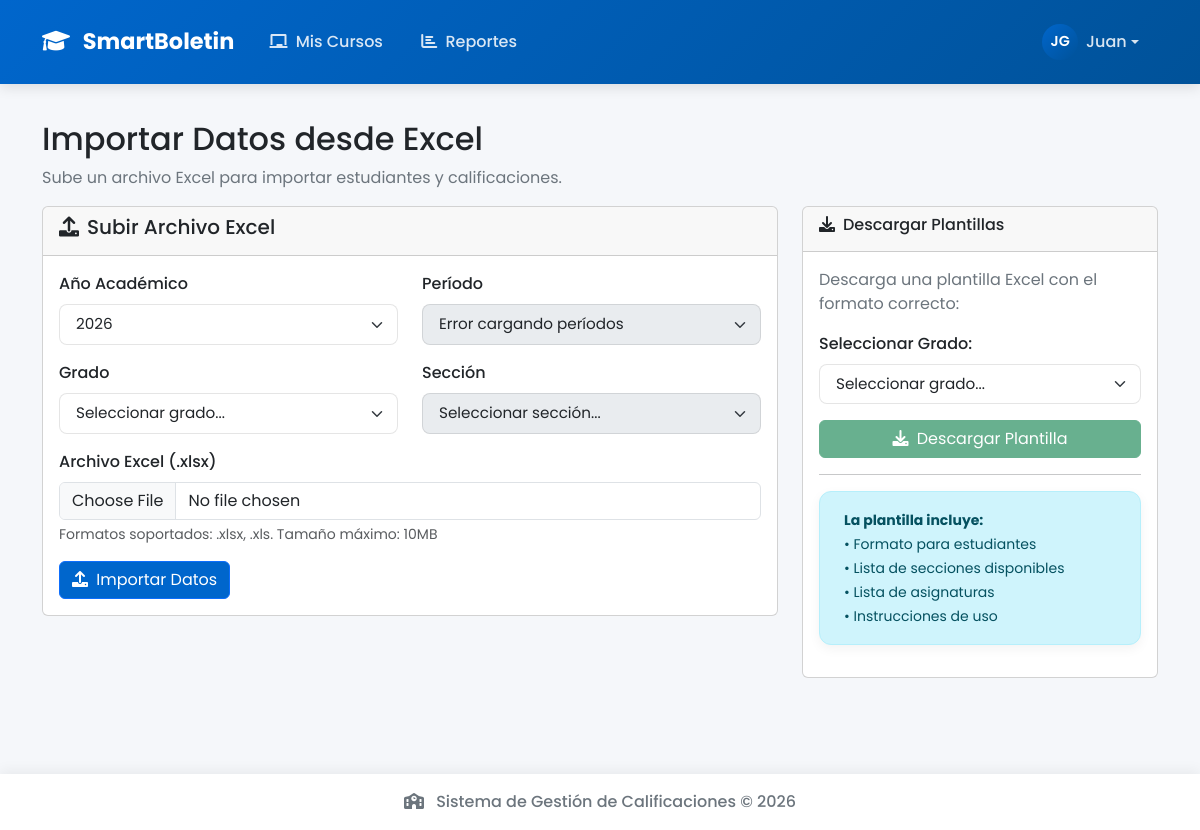
The page /import/ (signed in) on the database its author committed.
### app/models/users.py (models this page shows, shortened)
class User(UserMixin, db.Model):
    __tablename__ = 'users'
    id = db.Column(db.Integer, primary_key=True)
    identification_number = db.Column(db.String(20), index=True, unique=True, nullable=True)  # Cédula
    username = db.Column(db.String(64), index=True, unique=True, nullable=True)  # Ahora puede ser nulo
    email = db.Column(db.String(120), index=True, unique=True, nullable=False)
    password_hash = db.Column(db.String(128), nullable=True)  # Puede ser nulo inicialmente
    first_name = db.Column(db.String(64), nullable=False)
    last_name = db.Column(db.String(64), nullable=False)
    role = db.Column(db.String(20), nullable=False, default='teacher')
    is_active = db.Column(db.Boolean, default=True)
    is_registered = db.Column(db.Boolean, default=False)  # Indica si el usuario ha completado su registro
    created_at = db.Column(db.DateTime, default=datetime.utcnow)
    last_login = db.Column(db.DateTime, nullable=True)
    teacher_profile = db.relationship('Teacher', backref='user', uselist=False, cascade='all, delete-orphan')
    admin_profile = db.relationship('Admin', backref='user', uselist=False, cascade='all, delete-orphan')
    def is_admin(self):
        return self.role == 'admin'
    def is_teacher(self):
        return self.role == 'teacher'

### app/routes/data_import.py (the view)
@data_import.route('/')
@login_required
def index():
    academic_years = AcademicYear.query.order_by(AcademicYear.start_date.desc()).all()
    grades = Grade.query.order_by(Grade.level, Grade.name).all()
    subjects = Subject.query.order_by(Subject.name).all()
    return render_template('reports/uploads.html',
                         academic_years=academic_years,
                         grades=grades,
                         subjects=subjects)

### app/templates/reports/uploads.html (shortened to what this page needs)
{% extends "base.html" %}
{% block content %}
<div class="container mt-4">
    <div class="row">
        <div class="col-12">
            <h2>Importar Datos desde Excel</h2>
            <p class="text-muted">Sube un archivo Excel para importar estudiantes y calificaciones.</p>
        </div>
    </div>
    <div class="row">
        <div class="col-md-8">
            <div class="card">
                <div class="card-header">
                    <h5><i class="fas fa-upload me-2"></i>Subir Archivo Excel</h5>
                </div>
                <div class="card-body">
                    <form action="{{ url_for('data_import.process_upload') }}" method="POST" enctype="multipart/form-data">
                        <div class="row">
                            <div class="col-md-6 mb-3">
                                <label for="academic_year_id" class="form-label">Año Académico</label>
                                <select class="form-select" id="academic_year_id" name="academic_year_id" required>
                                    {% for year in academic_years %}
                                    <option value="{{ year.id }}" {% if year.is_active %}selected{% endif %}>
                                        {{ year.name }}
                                    </option>
                                    {% endfor %}
                                </select>
                            </div>
                            <div class="col-md-6 mb-3">
                                <label for="period_id" class="form-label">Período</label>
                                <select class="form-select" id="period_id" name="period_id" required>
                                    <option value="">Seleccionar período...</option>
                                </select>
                            </div>
                        </div>
                        <div class="row">
                            <div class="col-md-6 mb-3">
                                <label for="grade_id" class="form-label">Grado</label>
                                <select class="form-select" id="grade_id" name="grade_id" required>
                                    <option value="">Seleccionar grado...</option>
                                </select>
                            </div>
                            <div class="col-md-6 mb-3">
                                <label for="section_id" class="form-label">Sección</label>
                                <select class="form-select" id="section_id" name="section_id" required>
                                    <option value="">Seleccionar sección...</option>
                                </select>
                            </div>
                        </div>
                        <div class="mb-3">
                            <label for="file" class="form-label">Archivo Excel (.xlsx)</label>
                            <input type="file" class="form-control" id="file" name="file" accept=".xlsx,.xls" required>
                            <div class="form-text">
                                Formatos soportados: .xlsx, .xls. Tamaño máximo: 10MB
                            </div>
                        </div>
                        <button type="submit" class="btn btn-primary">
                            <i class="fas fa-upload me-1"></i> Importar Datos
                        </button>
                    </form>
                </div>
            </div>
        </div>
        <div class="col-md-4">
            <div class="card">
                <div class="card-header">
                    <h6><i class="fas fa-download me-2"></i>Descargar Plantillas</h6>
                </div>
                <div class="card-body">
                    <p class="text-muted">Descarga una plantilla Excel con el formato correcto:</p>
                    <div class="mb-3">
                        <label for="template_grade" class="form-label">Seleccionar Grado:</label>
                        <select id="template_grade" class="form-select">
                            <option value="">Seleccionar grado...</option>
                        </select>
                    </div>
                    <button id="downloadTemplateBtn" class="btn btn-success w-100" disabled>
                        <i class="fas fa-download me-1"></i> Descargar Plantilla
                    </button>
                    <hr>
                    <div class="permanent-alert permanent-alert-info">
                        <small>
                            <strong>La plantilla incluye:</strong><br>
                            • Formato para estudiantes<br>
                            • Lista de secciones disponibles<br>
                            • Lista de asignaturas<br>
                            • Instrucciones de uso
                        </small>
                    </div>
                </div>
            </div>
        </div>
    </div>
</div>
{% endblock %}

### app/templates/base.html (shortened to what this page needs)
<!DOCTYPE html>
<html lang="es">
<head>
    <link href="https://cdn.jsdelivr.net/npm/bootstrap@5.3.0-alpha1/dist/css/bootstrap.min.css" rel="stylesheet">
    <link rel="stylesheet" href="https://cdn.jsdelivr.net/npm/bootstrap-icons@1.10.3/font/bootstrap-icons.css">
    <link rel="stylesheet" href="https://cdnjs.cloudflare.com/ajax/libs/font-awesome/6.0.0/css/all.min.css">
    <link rel="stylesheet" href="{{ url_for('static', filename='css/style.css') }}">
    <link rel="stylesheet" href="https://cdnjs.cloudflare.com/ajax/libs/font-awesome/6.0.0/css/all.min.css">
    <link rel="stylesheet" href="{{ url_for('static', filename='css/style.css') }}">
</head>
<body>
    <nav class="navbar navbar-expand-lg navbar-dark fixed-top">
        <div class="container">
            <a class="navbar-brand" href="/">
                <i class="fas fa-graduation-cap me-2"></i>
                SmartBoletin
            </a>
            <div class="collapse navbar-collapse" id="navbarNav">
                <ul class="navbar-nav me-auto">
                    {% if current_user.is_authenticated %}
                        {% if current_user.is_admin() %}
                            <li class="nav-item">
                                <a class="nav-link {% if request.endpoint == 'admin.dashboard' %}active{% endif %}" href="{{ url_for('admin.dashboard') }}">
                                    <i class="fas fa-tachometer-alt me-1"></i> Panel
                                </a>
                            </li>
                            <li class="nav-item">
                                <a class="nav-link {% if request.endpoint == 'admin.users' %}active{% endif %}" href="{{ url_for('admin.users') }}">
                                    <i class="fas fa-users me-1"></i> Usuarios
                                </a>
                            </li>
                            <li class="nav-item">
                                <a class="nav-link {% if request.endpoint == 'admin.academic_years' %}active{% endif %}" href="{{ url_for('admin.academic_years') }}">
                                    <i class="fas fa-calendar-alt me-1"></i> Años Académicos
                                </a>
                            </li>
                            <li class="nav-item dropdown">
                                <a class="nav-link dropdown-toggle" href="#" role="button" data-bs-toggle="dropdown">
                                    <i class="fas fa-book me-1"></i> Académico
                                </a>
                                <ul class="dropdown-menu">
                                    <li><a class="dropdown-item" href="{{ url_for('admin.grades') }}">
                                        <i class="fas fa-graduation-cap me-2"></i> Grados
                                    </a></li>
                                    <li><a class="dropdown-item" href="{{ url_for('admin.subjects') }}">
                                        <i class="fas fa-book-open me-2"></i> Asignaturas
                                    </a></li>
                                    <li><a class="dropdown-item" href="{{ url_for('admin.students') }}">
                                        <i class="fas fa-user-graduate me-2"></i> Estudiantes
                                    </a></li>
                                    <li><a class="dropdown-item" href="{{ url_for('admin.assignments') }}">
                                        <i class="fas fa-chalkboard-teacher me-2"></i> Asignaciones
                                    </a></li>
                                    <li>
                                        <a class="dropdown-item {% if request.endpoint == 'templates.index' %}active{% endif %}" href="{{ url_for('templates.index') }}">
                                            <i class="fas fa-file-excel me-1"></i> Plantillas
                                        </a>
                                    </li>
                                </ul>
                            </li>
                        {% elif current_user.is_teacher() %}
                            <li class="nav-item">
                                <a class="nav-link {% if request.endpoint == 'teacher.dashboard' %}active{% endif %}" href="{{ url_for('teacher.dashboard') }}">
                                    <i class="fas fa-chalkboard me-1"></i> Mis Cursos
                                </a>
                            </li>
                        {% endif %}
                        <li class="nav-item">
                            <a class="nav-link {% if request.endpoint == 'reports.index' %}active{% endif %}" href="{{ url_for('reports.index') }}">
                                <i class="fas fa-chart-bar me-1"></i> Reportes
                            </a>
                        </li>
                    {% endif %}
                </ul>
                <ul class="navbar-nav">
                    {% if current_user.is_authenticated %}
                        <li class="nav-item dropdown">
                            <a class="nav-link dropdown-toggle nav-user" href="#" role="button" data-bs-toggle="dropdown">
                                <div class="user-avatar">
                                    {{ current_user.first_name[0] }}{{ current_user.last_name[0] }}
                                </div>
                                {{ current_user.first_name }}
                            </a>
                        </li>
                    {% else %}
                        <li class="nav-item">
                            <a class="nav-link" href="{{ url_for('auth.login') }}">
                                <i class="fas fa-sign-in-alt me-1"></i> Iniciar Sesión
                            </a>
                        </li>
                    {% endif %}
                </ul>
            </div>
        </div>
    </nav>
    <div class="container main-container">
        {% block content %}{% endblock %}
    </div>
    <footer class="footer py-3">
        <div class="container text-center">
            <span class="text-muted">
                <i class="fas fa-school me-2"></i>
                Sistema de Gestión de Calificaciones &copy; {{ now.year }}
            </span>
        </div>
    </footer>
</body>
</html>

### app/static/css/style.css (style rules this page uses)
:root { --primary-color: #0066cc; --primary-light: #4a9ff5; --secondary-color: #005299; --accent-color: #00b4d8; --light-color: #f8f9fa; --dark-color: #212529; --success-color: #4CAF50; --warning-color: #ff9800; --danger-color: #f44336; --info-color: #0099ff; }
body { font-family: 'Poppins', sans-serif; background-color: #f5f7fa; min-height: 100vh; display: flex; flex-direction: column; }
.navbar { background: linear-gradient(135deg, var(--primary-color), var(--secondary-color)) !important; box-shadow: 0 4px 12px rgba(0, 0, 0, 0.1); padding: 0.8rem 1rem; transition: all 0.3s ease; }
.navbar-brand { font-weight: 700; font-size: 1.4rem; color: white !important; transition: all 0.3s ease; }
.nav-link { color: rgba(255, 255, 255, 0.85) !important; font-weight: 500; padding: 0.7rem 1rem !important; border-radius: 8px; transition: all 0.3s ease; position: relative; margin: 0 0.2rem; }
.main-container { flex: 1; padding: 6rem 0; }
.footer { background: white !important; box-shadow: 0 -4px 12px rgba(0, 0, 0, 0.05); margin-top: auto; padding: 1.5rem 0; }
.footer .text-muted { color: #6c757d !important; font-weight: 500; }
.user-avatar { width: 32px; height: 32px; border-radius: 50%; background-color: rgba(255, 255, 255, 0.2); display: flex; align-items: center; justify-content: center; margin-right: 0.5rem; font-weight: 600; color: white; text-transform: uppercase; }
.nav-user { display: flex; align-items: center; }
.btn-primary { background: var(--primary-color); color: white; }
.permanent-alert { position: relative; padding: 1rem 1.5rem; margin-bottom: 1rem; border: 1px solid transparent; border-radius: 12px; box-shadow: 0 4px 12px rgba(0, 0, 0, 0.05); }
.permanent-alert-info { color: #055160; background-color: #cff4fc; border-color: #b6effb; }
.user-avatar { width: 36px; height: 36px; border-radius: 50%; background: linear-gradient(135deg, var(--primary-color), var(--secondary-color)); color: white; display: flex; align-items: center; justify-content: center; font-weight: 600; font-size: 0.9rem; text-transform: uppercase; }
.form-select { border-radius: 8px; border: 1px solid rgba(0, 0, 0, 0.1); padding: 0.5rem 1rem; font-size: 0.95rem; transition: all 0.3s ease; }
.form-label { font-weight: 500; margin-bottom: 0.5rem; color: var(--dark-color); }
.text-muted { color: #6c757d !important; }

### rows shown on the page
User: first_name "J", last_name "G", first_name "Juan"

### other values the page prints
form field academic_year_id "2026"
